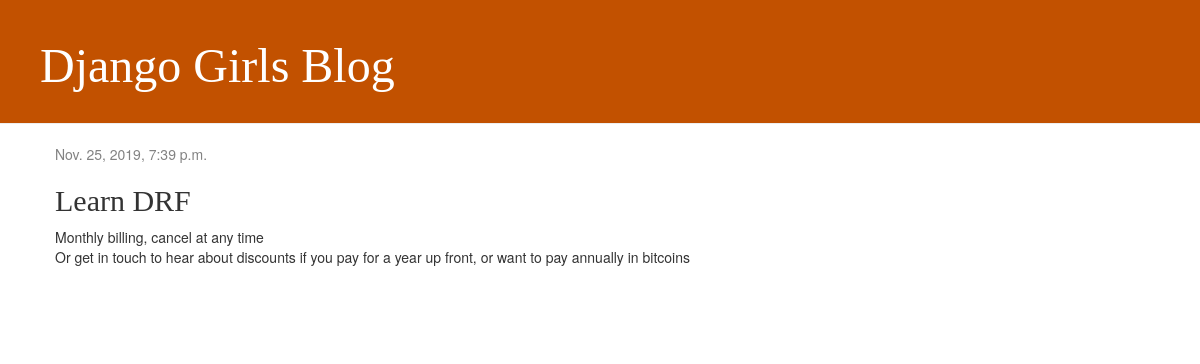
The app's page /post/1/ with its own data.
### blog/models.py (models this page shows, shortened)
class Post(models.Model):
    author = models.ForeignKey(
        settings.AUTH_USER_MODEL, on_delete=models.CASCADE
    )
    title = models.CharField(max_length=200)
    text = models.TextField()
    created_on = models.DateTimeField(default=timezone.now)
    published_date = models.DateTimeField(blank=True, null=True)

### blog/views.py (the view)
# urls.py: path('post/<int:pk>/', views.post_detail, name='post_detail'),
def post_detail(request, pk):
    post = get_object_or_404(Post, pk=pk) # gets a specific post using the PrimaryKey
    context = {
        'post': post
    }
    template_name = 'blog/post_detail.html'
    return render(request, template_name, context)

### blog/templates/blog/post_detail.html (shortened to what this page needs)
{% extends 'blog/base.html' %}
{% block content %}
    <div class="post">
        {% if post.published_date %}
            <div class="date">
                {{ post.published_date }}
            </div>
        {% endif %}
        <h2>{{ post.title }}</h2>
            <p>{{ post.text|linebreaksbr }}</p>
    </div>
{% endblock	%}

### blog/static/css/blog.css (style rules this page uses)
h1, h2, h3, h4 { font-family: 'Lobster', cursive; }
.date { color: #828282; }
.post { margin-bottom: 70px; }

### records on screen
Post: published_date "Nov. 25, 2019, 7:39 p.m.", title "Learn DRF", text "Monthly billing, cancel at any time Or get in touch to hear about discounts if you pay for a year up front, or want to pay annually in bitcoins"
